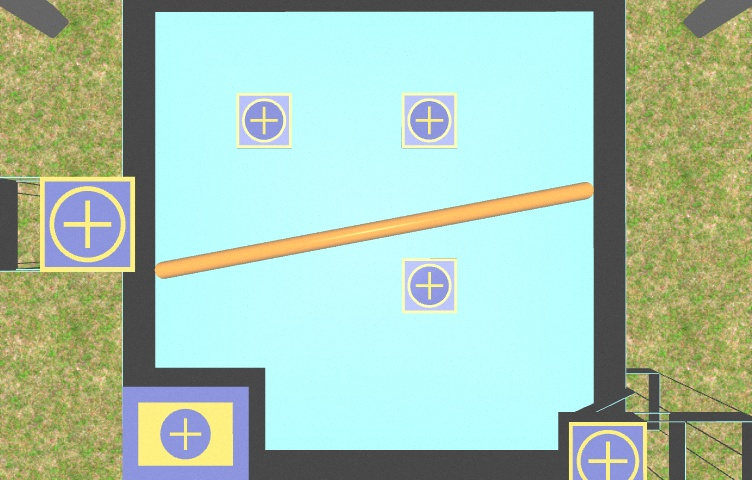
#> input picture vision_based_control/tmp/panoramica_4.jpg, 752 x 480 px
$ python -i visao_fase1.py   (imports and definitions only)
#> lines starting #> are read from the running program, lines starting #| are printed output that depends on the picture; after the words box and inside, x2 and y2 are one past the last pixel; in counts of white or black regions, pixels touching at a corner belong together; long printed decimals are rounded
# @Ailton Oliveira - 2020 - LASSE UFPA
# Ailton.pinto@itec.ufpa.br
import cv2
import os
import sys
import numpy as np
import argparse

#np.set_printoptions(threshold=sys.maxsize)
def get_args():
    parser = argparse.ArgumentParser(
        description='Follow bases using a trace file'
    )

    parser.add_argument('--name',
                        help='image name',
                        type=str)

    return parser.parse_args()
class Fase_2:
    def __init__(self, image_name):
        self.image_name = image_name

    def noise_filter(self,mask_x,kernel):
        #kernel = np.ones((2,2),np.uint8)
        opening = cv2.morphologyEx(mask_x,cv2.MORPH_OPEN,kernel, iterations = 1)
        # sure background area
        sure_bg = cv2.dilate(opening,kernel,iterations = 3)
        return(sure_bg)
        #return(opening)

    def mc(self,contours):
        mu = [None]*len(contours)
        for i in range(len(contours)):
            mu[i] = cv2.moments(contours[i])

        # Get the mass centers
        mc = [None]*len(contours)
        perimetro = [None]*len(contours)
        for i in range(len(contours)):
            # add 1e-5 to avoid division by zero (Cx,Cy)
            mc[i] = (mu[i]['m10'] / (mu[i]['m00'] + 1e-5), mu[i]['m01'] / (mu[i]['m00'] + 1e-5))
            perimetro[i] = cv2.arcLength(contours[i], True)

        '''for i in range(len(contours)):
            print(' * Contour[%d] - Area (M_00) = %.2f - Area OpenCV: %.2f - Length: %.2f' % (i, mu[i]['m00'], cv2.contourArea(contours[i]), cv2.arcLength(contours[i], True)))'''
        return perimetro, mc

    def scan_pipe(self):
        #path = ('../Dataset/{}.png').format(i)
        path = (self.image_name)
        print(('reading {}').format(path))
        trace = './test_trace.json'
        step = 'step.txt'
        bug = 'bug.txt'
        if not os.path.exists(trace):
            os.mknod(trace)
        if not os.path.exists(step):
            os.mknod(step)
        if not os.path.exists(bug):
            os.mknod(bug)
        cap = cv2.imread(path)
#> cap is the input picture: shape (480, 752, 3); mean B, G, R 175.9, 196.2, 166.2
        #find the center of the camera/drone
        resolution = cap.shape
#> resolution = (480, 752, 3)
        y,x = resolution[0],resolution[1]
#> y = 480; x = 752
        Center_offset = 27 #Deve mudar de acordo com o Z que definirmos como altitude de busca
        if (x % 2) == 0:
            Cx = x/2
#> Cx = 376
        else:
            Cx = (x-1)/2
        if (y % 2) == 0:
            Cy = y/2
#> Cy = 240
        else:
            Cy = (y-1)/2
        #cap = np.uint8([[[145,232,254]]])
        match = cv2.cvtColor(cap, cv2.COLOR_BGR2HSV)
#> match: shape (480, 752, 3); mean H, S, V 64.8, 73.5, 202.8
        #///treshold///
        low_yellow = (26, 70, 245)
        high_yellow = (35, 127, 255)
        low_blue = (110, 50, 210)
        high_blue = (127, 101, 255)
        mask1 = cv2.inRange(match,low_yellow, high_yellow) #sensor green
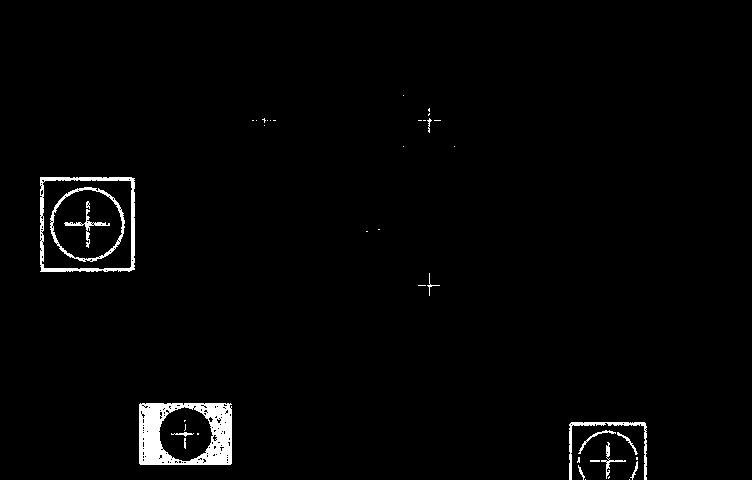
#> mask1: shape (480, 752); 1.9% white; 42 white regions (26 under 20 px), largest, box (x1, y1, x2, y2) and area: (139, 403, 232, 465) 3354, (40, 177, 135, 272) 1293, (50, 187, 125, 262) 656
        mask2 = cv2.inRange(match,low_blue, high_blue) #sensor red
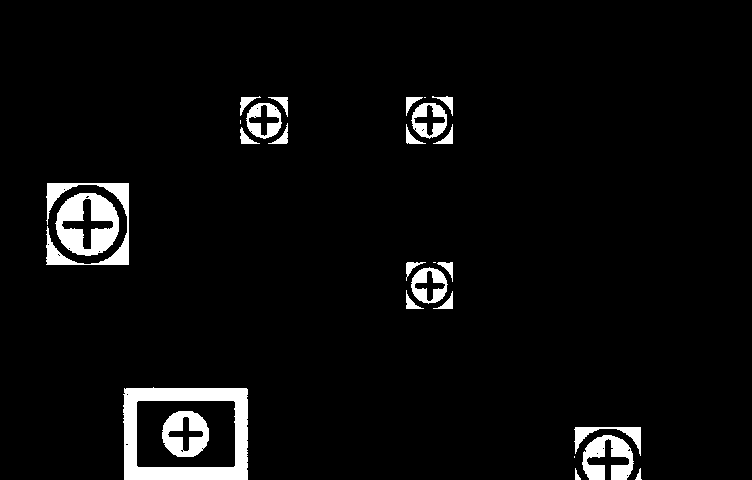
#> mask2: shape (480, 752); 4.5% white; 27 white regions (4 under 20 px), largest, box (x1, y1, x2, y2) and area: (123, 387, 248, 480) 4940, (55, 193, 119, 256) 2432, (46, 183, 129, 265) 1809
        #mask3 = cv2.inRange(match,low_orange, high_orange) #pipe

        kernel = np.ones((3,3),np.uint8)
        sure_blue = self.noise_filter(mask2, kernel=kernel)
#> in noise_filter, `opening = cv2.morphologyEx(mask_x,cv2.MORPH_OPEN,kernel, iterations = 1)`:
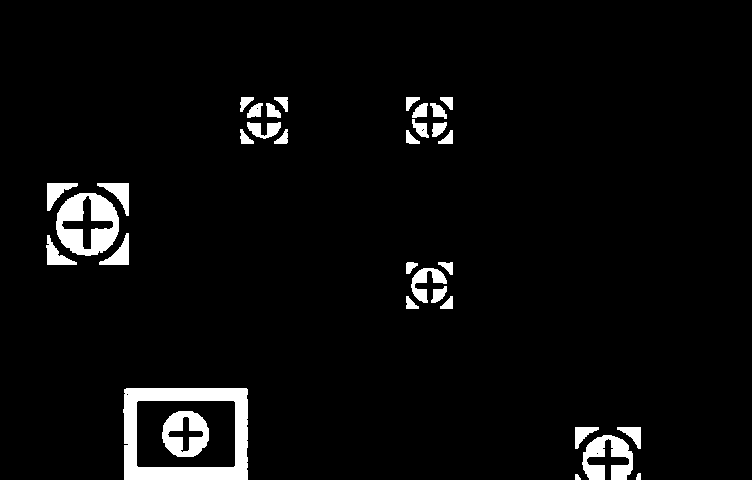
#> opening: shape (480, 752); 4.3% white; 33 white regions, largest, box (x1, y1, x2, y2) and area: (123, 388, 248, 480) 4919, (56, 193, 119, 256) 2414, (582, 435, 633, 480) 1380
#> in noise_filter, `sure_bg = cv2.dilate(opening,kernel,iterations = 3)`:
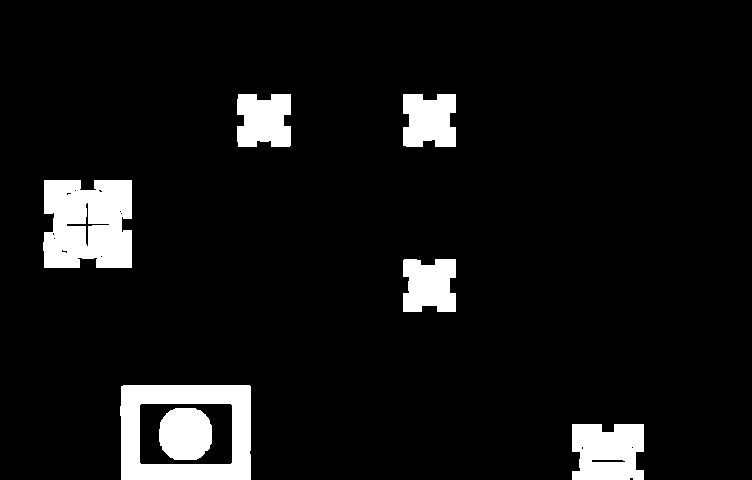
#> sure_bg: shape (480, 752); 7.6% white; 7 white regions, largest, box (x1, y1, x2, y2) and area: (43, 180, 132, 268) 7028, (120, 385, 251, 480) 6838, (572, 424, 644, 480) 3576
        sure_yellow = self.noise_filter(mask1, kernel=kernel)
#> in noise_filter (call 2), `opening = cv2.morphologyEx(mask_x,cv2.MORPH_OPEN,kernel, iterations = 1)`:
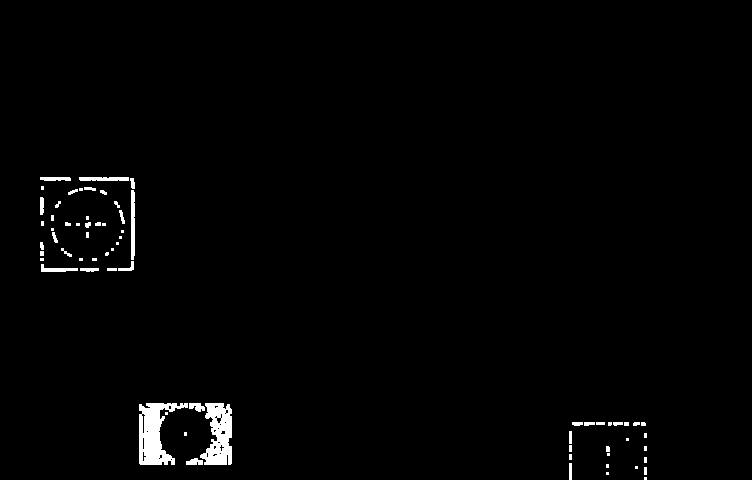
#> opening: shape (480, 752); 1.4% white; 68 white regions (31 under 20 px), largest, box (x1, y1, x2, y2) and area: (139, 403, 188, 465) 1568, (200, 403, 232, 465) 1320, (131, 190, 135, 260) 272
#> in noise_filter (call 2), `sure_bg = cv2.dilate(opening,kernel,iterations = 3)`:
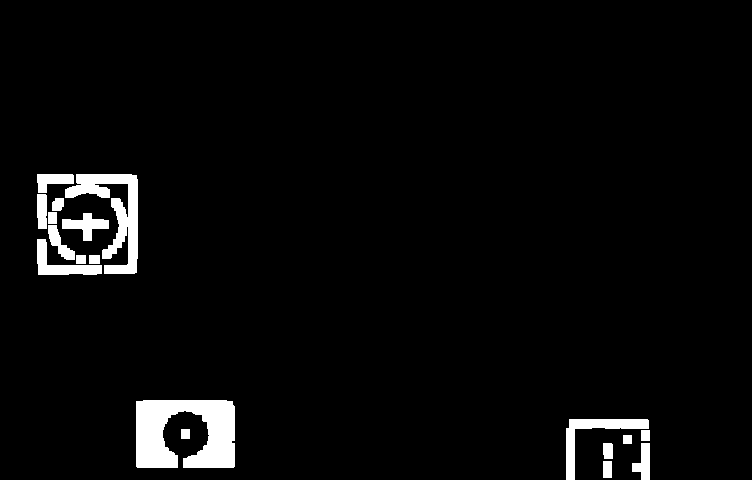
#> sure_bg: shape (480, 752); 3.7% white; 18 white regions
        contours_blue, hierarchy = cv2.findContours(sure_blue, cv2.RETR_TREE, cv2.CHAIN_APPROX_SIMPLE)
#> contours_blue = 21 contours, 11 with area under 20; largest, box (x1, y1, x2, y2) and area: (120, 385, 251, 480) 12131, (43, 180, 132, 268) 6970, (139, 403, 233, 465) 5665, (572, 424, 644, 480) 3494, (237, 94, 291, 147) 2412
        contours_yellow, hierarchy = cv2.findContours(sure_yellow, cv2.RETR_TREE, cv2.CHAIN_APPROX_SIMPLE)
#> contours_yellow = 18 contours; largest, box (x1, y1, x2, y2) and area: (136, 400, 235, 468) 4792, (65, 174, 138, 274) 2536, (566, 419, 649, 480) 1106, (37, 239, 102, 275) 779, (62, 213, 109, 241) 544
        if len(contours_blue) == 0:
            y_offset = 0.1
            x_offset = 0.1
            Output = 'find nothing'
            json_out = ('[[{},{},0]]'.format(x_offset,y_offset))
            with open(trace, 'w') as f:
                f.write(json_out)
            with open(step, 'w') as f:
                f.write(Output)
            return
        # [7 lines of commented-out code are left out]
        perimetro, mc = self.mc(contours_blue)
#> in mc, `mu = [None]*len(contours)`: mu = 21 items
#> the loop in mc, `for i in range(len(contours)):` made 21 passes
#> after the loop in mc, `for i in range(len(contours)):`: mc = 21 items, first 6: (607.5, 451.3), (607.6, 460.5), (632, 447), (582, 447.5), (185.4, 432), (185.5, 433.5); perimetro = [300.1, 71.07, 5.66, 7.66, 446.5, 303.3, 178.5, 251, 442.3, 5.66, 16.49, 5.66, 7.66, 5.66, 5.66, 168.4, 13.07, 10.49, 5.66, 252.1, 256.4]
        max_ele, max_id=perimetro[0],0
#> max_ele = 300.1; max_id = 0
        for i in range(0,len(perimetro)):
            if perimetro[i]>max_ele:
                max_ele=perimetro[i]
                max_id = i
#> this loop made 21 passes
#> (max_ele, max_id) on pass 5: (446.5, 4)
#> after the loop, max_ele = 446.5; max_id = 4
        x_offset = 0
        y_offset = 0
        if  (Cx-Center_offset) <= mc[max_id][0] <= (Cx+Center_offset) and (Cy-Center_offset) <= mc[max_id][1] <= (Cy+Center_offset):
            Output = 'land'
            print('use /uav1/uav_manager/land')
        else:
            Output = 'correct coordinates'
            print('rosrun')
            if (abs(mc[max_id][0] - Cx)) > 49:
                y_offset = -0.5
            elif ((abs(mc[max_id][0] - Cx)) > Center_offset):
                y_offset = -0.1
            else:
                y_offset = 0
            if (abs(mc[max_id][1] - Cy)) > 49:
                x_offset = -0.5
            elif ((abs(mc[max_id][1] - Cy)) > Center_offset):
                x_offset = -0.1
            else:
                x_offset = 0
            if (mc[max_id][0] - Cx) < 0:
                y_offset = y_offset*-1
            if (mc[max_id][1] - Cy) < 0:
                x_offset = x_offset*-1
        with open(bug, 'r') as reader:
            status = reader.read()
        centros = str(mc[max_id][0])+','+str(mc[max_id][1])
#> centros = '185.43582541799043,431.98501049763547'
        if status == centros:
            y_offset = 0
            x_offset = 0
            Output = 'correct coordinates'
        with open(bug, 'w') as f:
            f.write(centros)
        print(mc[max_id])
#| (185.436, 431.985)
        print(Cx, Cy)
#| 376.0 240.0
        print(y_offset, x_offset)
        #cv2.drawContours(demonstration, contours_blue, max_id, contours_color, 1, cv2.LINE_8, hierarchy, 0)
        #cv2.imshow('vsss',demonstration)
        #cv2.waitKey(0)#debug tools
        #cv2.destroyAllWindows()
        json_out = ('[[{},{},0]]'.format(x_offset,y_offset))
        with open(trace, 'w') as f:
            f.write(json_out)
        with open(step, 'w') as f:
            f.write(Output)
            #cv2.drawContours(demonstration, contours_yellow, max_id, contours_color, 1, cv2.LINE_8, hierarchy, 0)
            #cv2.imshow('vsss',demonstration)
            #cv2.waitKey(0)#debug tools


        #cv2.destroyAllWindows()

def main():
    args = get_args()
    fase_2 = Fase_2(args.name)
    fase_2.scan_pipe()
    #os.system('rm ./tmp/fase2.png')

# [2 lines not run here, left out]

>>> result = Fase_2('tmp/panoramica_4.jpg').scan_pipe()
